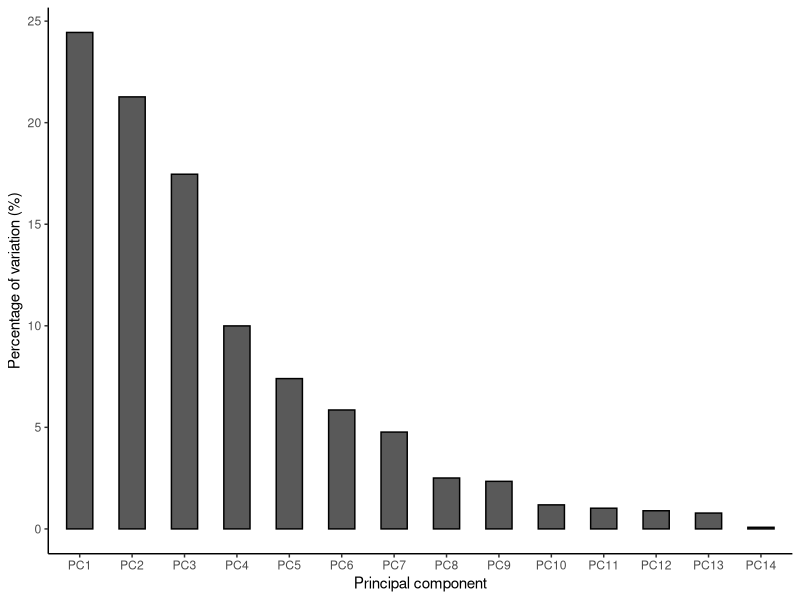
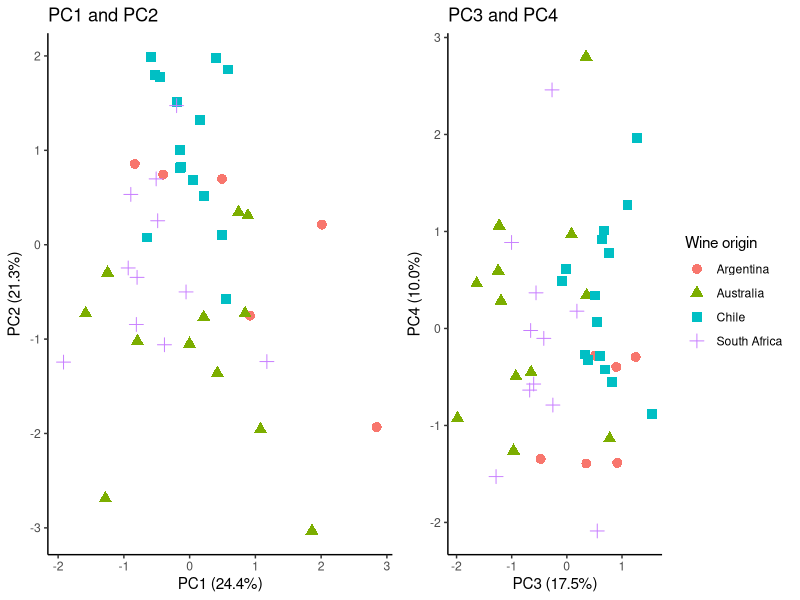
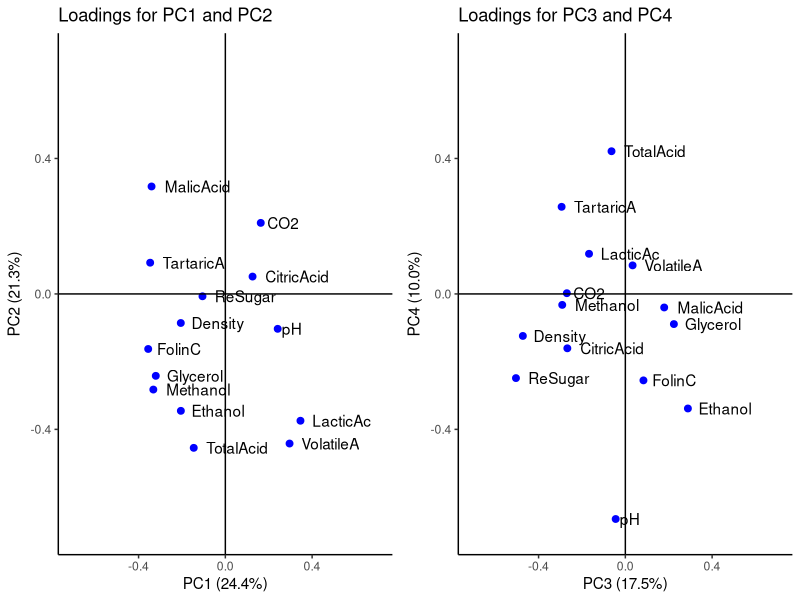

Here is the R script that generated these plots, in order:
### PCA Wine Data ###

library(purrr)
library(ggplot2)
library(dplyr)
library(ggpubr)

# Data --------------------------------------------------------------------

# Variable names
var_names <- read.csv("data/Label_Pred_values_IR.csv")
var_names <- names(var_names)

# Wine labels
wine_label <- read.csv("data/Label_Wine_samples.csv", header = FALSE)
wine_label <- unname(unlist(wine_label))

# Wine data set
data_set_wine <- read.csv(
  "data/Pred_values.csv", header = FALSE,
  row.names = wine_label, col.names = var_names
)

head(data_set_wine)

# Center and divude by standard deviation ---------------------------------

# Means for each variable
var_means <- unlist(map(data_set_wine, mean))

# Standard deviation for each variable
var_sd <- unlist(map(data_set_wine, sd))

# Center each variable
data_set_wine_2 <- map2(
  data_set_wine, var_means, .f = function(x, mean) x -mean
)

# Devide by the standard deviation of each variable
data_set_wine_2 <- map2(
  data_set_wine_2, var_sd, .f = function(x, sd) x / sd
)

# Make a matrix from the previous list
data_set_wine_2 <- as.matrix(data.frame(data_set_wine_2))

head(data_set_wine_2)

# Covariance matrix -------------------------------------------------------

# Calculate the covariance matrix
cov_wine <- (t(data_set_wine_2) %*% data_set_wine_2) / 
  (nrow(data_set_wine_2) - 1)

cov_wine[1:5, 1:5]

# Eigenvectors and eigenvalues --------------------------------------------

# eigen() to obtain eigenvalues and eigenvectors
eg_wine <- eigen(cov_wine)

# Eigenvalues
eg_vals <- eg_wine$values

# Eigenvectors
eg_vecs <- eg_wine$vectors

# Number of eigenvalues
length(eg_vals)

# Number of eigenvectors
ncol(eg_vecs)

# Scree plot --------------------------------------------------------------

# Calculate variances from each eigenvalue
eg_vars <- eg_vals / (nrow(data_set_wine_2) - 1)

# Data frame with variance percenatges
vars_perc <- data.frame(
  PC  = unlist(map(1:14, function(x) paste0("PC", x))),
  PER = round((eg_vars * 100) / sum(eg_vars), 4)
)

# Scree plot
ggplot(
  vars_perc, 
  aes(x = reorder(PC, order(PER, decreasing = TRUE)), y = PER)
) +
  geom_col(width = 0.5, color = "black") +
  xlab("Principal component") +
  ylab("Percentage of variation (%)") +
  theme_classic()

# Data in lower dimensions ------------------------------------------------

# Change the basis of the data
data_set_wine_eb <- data_set_wine_2 %*% solve(eg_vecs)

# Transfrom to a data frame
data_set_wine_eb <- data.frame(data_set_wine_eb)
colnames(data_set_wine_eb) <- vars_perc$PC

# Add a column with the origin of each wine sample
data_set_wine_eb <- data_set_wine_eb %>% 
  mutate(
    WineSample = unlist(map(wine_label, function(x) substr(x, 1, 3)))
  ) %>% 
  relocate(WineSample)

head(data_set_wine_eb)

# Scatter plot for PC1 and PC2
pc12 <- ggplot(
  data_set_wine_eb, 
  aes(PC1, PC2, color = WineSample, shape = WineSample)
) +
  geom_point(size = 3) +
  ggtitle("PC1 and PC2") +
  xlab("PC1 (24.4%)") +
  ylab("PC2 (21.3%)") +
  theme_classic() +
  theme(legend.position = "none") 

# Scatter plot for PC3 and PC4
pc34 <- ggplot(
  data_set_wine_eb, 
  aes(PC3, PC4, color = WineSample, shape = WineSample)
) +
  geom_point(size = 3) +
  scale_color_discrete(
    name = "Wine origin", 
    labels = c("Argentina", "Australia", "Chile", "South Africa")
  ) +
  scale_shape_discrete(
    name = "Wine origin", 
    labels = c("Argentina", "Australia", "Chile", "South Africa")
  ) +
  ggtitle("PC3 and PC4") +
  xlab("PC3 (17.5%)") +
  ylab("PC4 (10.0%)") +
  theme_classic()

# Both graphs side by side
ggarrange(pc12, pc34)

# Loading scores ----------------------------------------------------------

# Data frame with loading scores
loads_wine <- data.frame(eg_vecs)
colnames(loads_wine) <- vars_perc$PC
rownames(loads_wine) <- var_names

head(loads_wine)

# Scatter plot with loadings of PC1 and PC2
ld_pc12 <- ggplot(loads_wine, aes(PC1, PC2)) +
  geom_point(color = "blue", size = 2) +
  geom_vline(xintercept = 0) +
  geom_hline(yintercept = 0) +
  geom_text(aes(label = rownames(loads_wine)), hjust = -.2) +
  ggtitle("Loadings for PC1 and PC2") +
  xlim(c(-.7, .7)) +
  ylim(c(-.7, .7)) +
  xlab("PC1 (24.4%)") +
  ylab("PC2 (21.3%)") +
  theme_classic()

# Scatter plot with loadings of PC3 and PC4
ld_pc34 <- ggplot(loads_wine, aes(PC3, PC4)) +
  geom_point(color = "blue", size = 2) +
  geom_vline(xintercept = 0) +
  geom_hline(yintercept = 0) +
  geom_text(aes(label = rownames(loads_wine)), hjust = -.2) +
  ggtitle("Loadings for PC3 and PC4") +
  xlim(c(-.7, .7)) +
  ylim(c(-.7, .7)) +
  xlab("PC3 (17.5%)") +
  ylab("PC4 (10.0%)") +
  theme_classic()

# Both graphs side by side
ggarrange(ld_pc12, ld_pc34)  